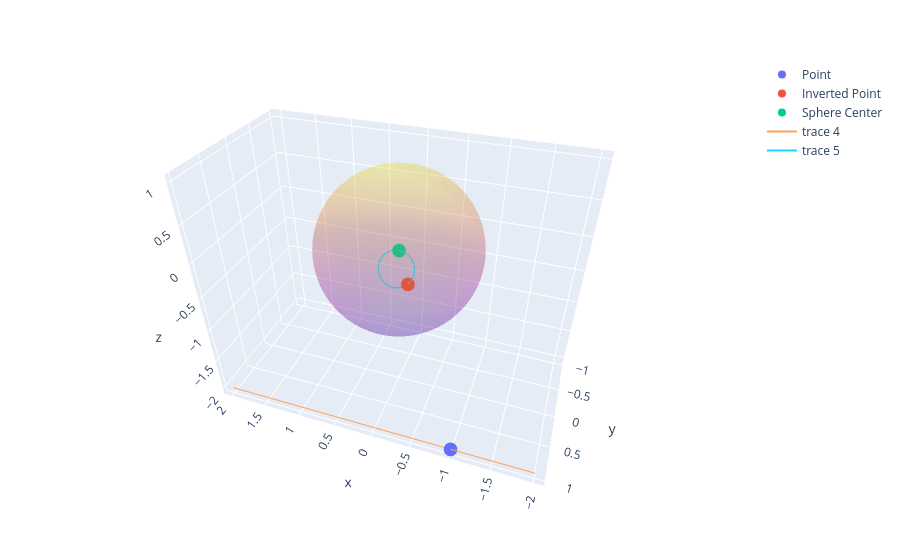

The cell this chart's notebook holds for it:
### Markdown cell above
### Inversion

### Code cell
Σ = sphere(1.0)

c = getroundcenter(Σ)

p  = point(-1,1,-2)
pi = inversion(Σ,p)
p1 = plotpoint(p, name="Point")
p2 = plotpoint(pi, name="Inverted Point")
pc = plotpoint(c, name="Sphere Center")
ps = plotsphere(Σ, opacity=0.2)

Λ  = line([1,0,0],p)

Λi = inversion(Σ,Λ)

pl = plotline(Λ,2)
pcirc = plotcircle(Λi)

plot([p1,p2,pc,ps,pl,pcirc])
